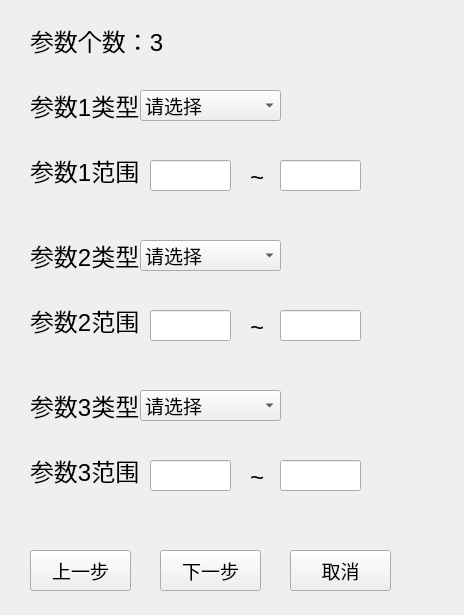
<?xml version="1.0" encoding="UTF-8"?>
<ui version="4.0">
 <class>params_config3</class>
 <widget class="QWidget" name="params_config3">
  <property name="geometry">
   <rect>
    <x>0</x>
    <y>0</y>
    <width>464</width>
    <height>615</height>
   </rect>
  </property>
  <property name="windowTitle">
   <string>Form</string>
  </property>
  <widget class="QComboBox" name="comboBox_1">
   <property name="geometry">
    <rect>
     <x>140</x>
     <y>90</y>
     <width>141</width>
     <height>31</height>
    </rect>
   </property>
   <property name="font">
    <font>
     <pointsize>14</pointsize>
    </font>
   </property>
   <item>
    <property name="text">
     <string>请选择</string>
    </property>
   </item>
   <item>
    <property name="text">
     <string>int</string>
    </property>
   </item>
   <item>
    <property name="text">
     <string>double</string>
    </property>
   </item>
  </widget>
  <widget class="QLabel" name="Title">
   <property name="geometry">
    <rect>
     <x>30</x>
     <y>20</y>
     <width>141</width>
     <height>41</height>
    </rect>
   </property>
   <property name="font">
    <font>
     <pointsize>18</pointsize>
    </font>
   </property>
   <property name="text">
    <string>参数个数：3</string>
   </property>
  </widget>
  <widget class="QLineEdit" name="range_max">
   <property name="geometry">
    <rect>
     <x>280</x>
     <y>160</y>
     <width>81</width>
     <height>31</height>
    </rect>
   </property>
  </widget>
  <widget class="QLineEdit" name="range_min">
   <property name="geometry">
    <rect>
     <x>150</x>
     <y>160</y>
     <width>81</width>
     <height>31</height>
    </rect>
   </property>
  </widget>
  <widget class="QPushButton" name="next_step">
   <property name="geometry">
    <rect>
     <x>160</x>
     <y>550</y>
     <width>101</width>
     <height>41</height>
    </rect>
   </property>
   <property name="font">
    <font>
     <pointsize>14</pointsize>
    </font>
   </property>
   <property name="text">
    <string>下一步</string>
   </property>
  </widget>
  <widget class="QLabel" name="Kind">
   <property name="geometry">
    <rect>
     <x>30</x>
     <y>80</y>
     <width>141</width>
     <height>51</height>
    </rect>
   </property>
   <property name="font">
    <font>
     <pointsize>18</pointsize>
    </font>
   </property>
   <property name="text">
    <string>参数1类型</string>
   </property>
  </widget>
  <widget class="QLabel" name="Range">
   <property name="geometry">
    <rect>
     <x>30</x>
     <y>150</y>
     <width>111</width>
     <height>41</height>
    </rect>
   </property>
   <property name="font">
    <font>
     <pointsize>18</pointsize>
    </font>
   </property>
   <property name="text">
    <string>参数1范围:</string>
   </property>
  </widget>
  <widget class="QPushButton" name="cancel_button">
   <property name="geometry">
    <rect>
     <x>290</x>
     <y>550</y>
     <width>101</width>
     <height>41</height>
    </rect>
   </property>
   <property name="font">
    <font>
     <pointsize>14</pointsize>
    </font>
   </property>
   <property name="text">
    <string>取消</string>
   </property>
  </widget>
  <widget class="QLabel" name="label_4">
   <property name="geometry">
    <rect>
     <x>250</x>
     <y>170</y>
     <width>16</width>
     <height>16</height>
    </rect>
   </property>
   <property name="font">
    <font>
     <pointsize>18</pointsize>
    </font>
   </property>
   <property name="text">
    <string>~</string>
   </property>
  </widget>
  <widget class="QPushButton" name="former_step">
   <property name="geometry">
    <rect>
     <x>30</x>
     <y>550</y>
     <width>101</width>
     <height>41</height>
    </rect>
   </property>
   <property name="font">
    <font>
     <pointsize>14</pointsize>
    </font>
   </property>
   <property name="text">
    <string>上一步</string>
   </property>
  </widget>
  <widget class="QComboBox" name="comboBox_2">
   <property name="geometry">
    <rect>
     <x>140</x>
     <y>240</y>
     <width>141</width>
     <height>31</height>
    </rect>
   </property>
   <property name="font">
    <font>
     <pointsize>14</pointsize>
    </font>
   </property>
   <item>
    <property name="text">
     <string>请选择</string>
    </property>
   </item>
   <item>
    <property name="text">
     <string>int</string>
    </property>
   </item>
   <item>
    <property name="text">
     <string>double</string>
    </property>
   </item>
  </widget>
  <widget class="QLineEdit" name="range_min_2">
   <property name="geometry">
    <rect>
     <x>150</x>
     <y>310</y>
     <width>81</width>
     <height>31</height>
    </rect>
   </property>
  </widget>
  <widget class="QLabel" name="Kind_2">
   <property name="geometry">
    <rect>
     <x>30</x>
     <y>230</y>
     <width>141</width>
     <height>51</height>
    </rect>
   </property>
   <property name="font">
    <font>
     <pointsize>18</pointsize>
    </font>
   </property>
   <property name="text">
    <string>参数2类型</string>
   </property>
  </widget>
  <widget class="QLineEdit" name="range_max_2">
   <property name="geometry">
    <rect>
     <x>280</x>
     <y>310</y>
     <width>81</width>
     <height>31</height>
    </rect>
   </property>
  </widget>
  <widget class="QLabel" name="label_5">
   <property name="geometry">
    <rect>
     <x>250</x>
     <y>320</y>
     <width>16</width>
     <height>16</height>
    </rect>
   </property>
   <property name="font">
    <font>
     <pointsize>18</pointsize>
    </font>
   </property>
   <property name="text">
    <string>~</string>
   </property>
  </widget>
  <widget class="QLabel" name="Range_2">
   <property name="geometry">
    <rect>
     <x>30</x>
     <y>300</y>
     <width>111</width>
     <height>41</height>
    </rect>
   </property>
   <property name="font">
    <font>
     <pointsize>18</pointsize>
    </font>
   </property>
   <property name="text">
    <string>参数2范围:</string>
   </property>
  </widget>
  <widget class="QComboBox" name="comboBox_3">
   <property name="geometry">
    <rect>
     <x>140</x>
     <y>390</y>
     <width>141</width>
     <height>31</height>
    </rect>
   </property>
   <property name="font">
    <font>
     <pointsize>14</pointsize>
    </font>
   </property>
   <item>
    <property name="text">
     <string>请选择</string>
    </property>
   </item>
   <item>
    <property name="text">
     <string>int</string>
    </property>
   </item>
   <item>
    <property name="text">
     <string>double</string>
    </property>
   </item>
  </widget>
  <widget class="QLineEdit" name="range_min_3">
   <property name="geometry">
    <rect>
     <x>150</x>
     <y>460</y>
     <width>81</width>
     <height>31</height>
    </rect>
   </property>
  </widget>
  <widget class="QLabel" name="Kind_3">
   <property name="geometry">
    <rect>
     <x>30</x>
     <y>380</y>
     <width>141</width>
     <height>51</height>
    </rect>
   </property>
   <property name="font">
    <font>
     <pointsize>18</pointsize>
    </font>
   </property>
   <property name="text">
    <string>参数3类型</string>
   </property>
  </widget>
  <widget class="QLineEdit" name="range_max_3">
   <property name="geometry">
    <rect>
     <x>280</x>
     <y>460</y>
     <width>81</width>
     <height>31</height>
    </rect>
   </property>
  </widget>
  <widget class="QLabel" name="label_6">
   <property name="geometry">
    <rect>
     <x>250</x>
     <y>470</y>
     <width>16</width>
     <height>16</height>
    </rect>
   </property>
   <property name="font">
    <font>
     <pointsize>18</pointsize>
    </font>
   </property>
   <property name="text">
    <string>~</string>
   </property>
  </widget>
  <widget class="QLabel" name="Range_3">
   <property name="geometry">
    <rect>
     <x>30</x>
     <y>450</y>
     <width>111</width>
     <height>41</height>
    </rect>
   </property>
   <property name="font">
    <font>
     <pointsize>18</pointsize>
    </font>
   </property>
   <property name="text">
    <string>参数3范围:</string>
   </property>
  </widget>
 </widget>
 <resources/>
 <connections/>
</ui>
